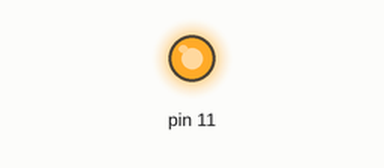
Simulated run of this program. Board: Raspberry Pi (header pin numbers). On the bench: output pins drawn as LEDs (lit = HIGH).

Above: at 0.5 s.
At 3.5 s:
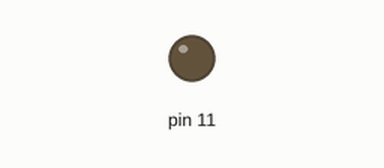
Timing chart, 0 to 6.5 s (numbered marks = the images above):
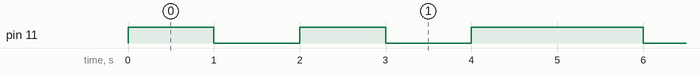

The program:

gpio_with_infinte_loop.py
```python
import RPi.GPIO as GPIO     # importing GPIO library
import time                 # importing time library for delay

GPIO.setmode(GPIO.BOARD)     # enable BOARD pin numberings
GPIO.setup(11,GPIO.OUT)      # Set pin 11 as output

while True:
 GPIO.output(11,1)            # Send Output 5V to pin 11
 time.sleep(1)                # introduce 1 second time delay before executing next line of code

 GPIO.output(11,0)            # Send Output 0V to pin 11
 time.sleep(1)                # introduce 1 second time delay

 GPIO.output(11,1)            # Send Output 5V to pin 11
 time.sleep(1)                # introduce 1 second time delay

 GPIO.output(11,0)            # Send Output 0V to pin 11
 time.sleep(1)                # introduce 1 second time delay

 GPIO.output(11,1)            # Send Output 5V to pin 11
 time.sleep(1)                # introduce 1 second time delay

GPIO.cleanup()               # undo 11 pin as output, that means 11th pin would not function--
                             # --unless it is specified as output after this line : GPIO.cleanup()
```

Measured:
- by itself, pin 11: repeats every 5.0 s: LOW 1.0 s, HIGH 1.0 s, LOW 1.0 s, HIGH 2.0 s
- by itself, everything shown: repeats every 5.0 s, in 4 steps
